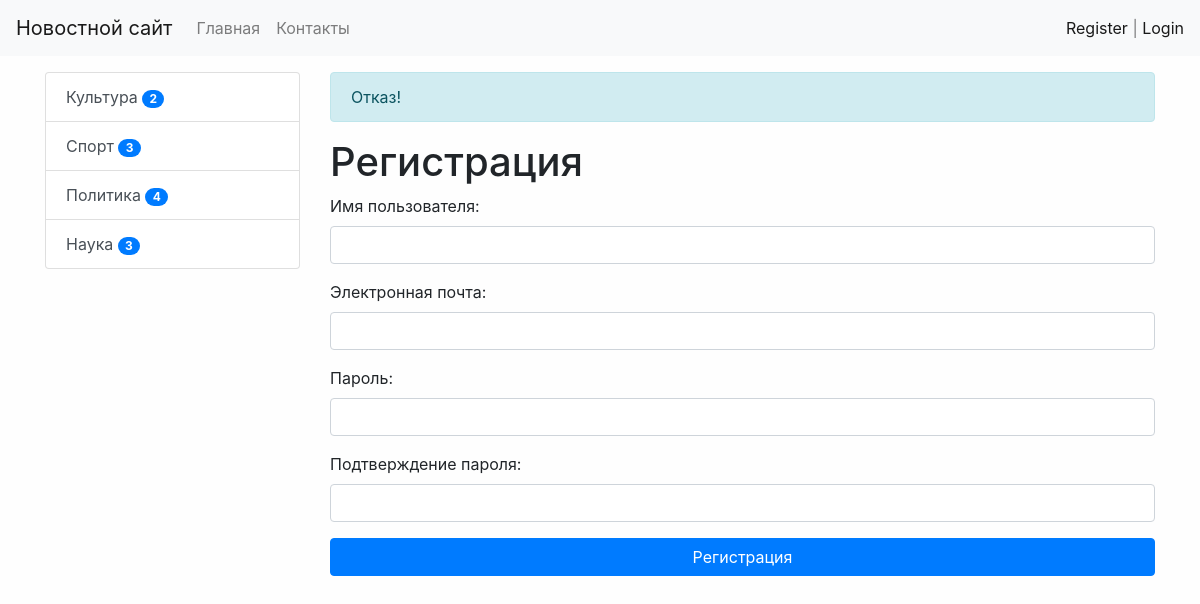
Screenshot of /register/ with the database file from the repository.
### news/models.py (models this page shows, shortened)
class Category(models.Model):
    title = models.CharField(max_length=150, db_index=True, verbose_name='Наименование категории')
    def get_absolute_url(self):
        return reverse('category', kwargs={'category_id': self.pk})
    class Meta:
        verbose_name = 'Категория'
        verbose_name_plural = 'Категории'
        ordering = ['title']

### news/views.py (the view)
# urls.py: path('register/', register, name='register'),
def register(request):
    if request.method == 'POST':
        form = UserRegisterForm(request.POST)
        if form.is_valid():
            user = form.save()
            login(request, user)
            messages.add_message(request, messages.INFO, 'Успешная регистрация')
            return redirect('home')
        else:
            messages.error(request, 'Ошибка регистрации')
    else:
        form = UserRegisterForm()
        messages.add_message(request, messages.INFO, 'Отказ!')
    return render(request, 'news/register.html', {'form': form})

### news/forms.py
class UserRegisterForm(UserCreationForm):
    username = forms.CharField(label='Имя пользователя:', widget=forms.TextInput(attrs={'class': 'form-control'}))
    email = forms.EmailField(label='Электронная почта:', widget=forms.EmailInput(attrs={'class': 'form-control'}))
    password1 = forms.CharField(label='Пароль:', widget=forms.PasswordInput(attrs={'class': 'form-control'}))
    password2 = forms.CharField(label='Подтверждение пароля:',
                                    widget=forms.PasswordInput(attrs={'class': 'form-control'}))
    class Meta:
        model = User
        fields = ('username', 'email', 'password1', 'password2')
        widgets = {
            'username': forms.TextInput(attrs={'class': 'form-control'}),
            'email': forms.EmailInput(attrs={'class': 'form-control'}),
            'password1': forms.PasswordInput(attrs={'class': 'form-control'}),
            'password2': forms.PasswordInput(attrs={'class': 'form-control'}),
        }

### news/templatetags/news_tags.py (called while the page is built)
@register.inclusion_tag('news/list_categories.html')
def show_categories(arg1='Hello', arg2='world'):
    categories = Category.objects.annotate(cnt=Count('news', filter=F('news__is_published'))).filter(cnt__gt=0)
    return {"categories": categories, "arg1": arg1, "arg2": arg2}

### news/templates/news/register.html (shortened to what this page needs)
{% extends 'base.html' %}
{% block sidebar %}
{% include 'inc/_sidebar.html' %}
{% endblock %}
{% block content %}
<h1>Регистрация</h1>
<form method="post">
    {{ form.as_p }}
    <button type ="submit" class="btn btn-primary btn-block">Регистрация</button>
</form>
{% endblock %}

### news/templates/news/list_categories.html
<div class="list-group">
    {% for item in categories %}
    <a href="{{ item.get_absolute_url }}" class="list-group-item list-group-item-action">{{ item.title }}
                <span class="badge badge-primary badge-pill">{{ item.cnt }}</span></a>
    {% endfor %}
</div>

### mysite/static/css/style.css (style rules this page uses)
body { background-color: #fefefe; }

### rows the page displays
Category: title "Культура", cnt "2"
Category: title "Спорт", cnt "3"
Category: title "Политика", cnt "4"
Category: title "Наука", cnt "3"

### other values shown
{{ message }} "Отказ!"
